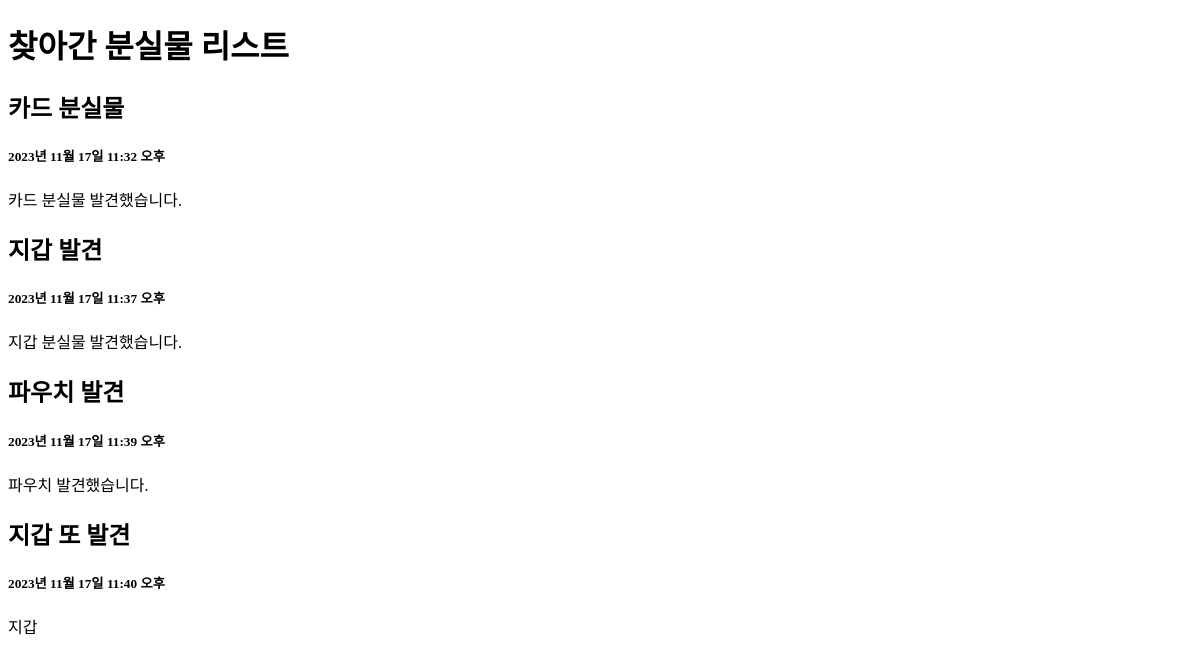
/message/complete_post/, run on an earlier commit of the app's database.
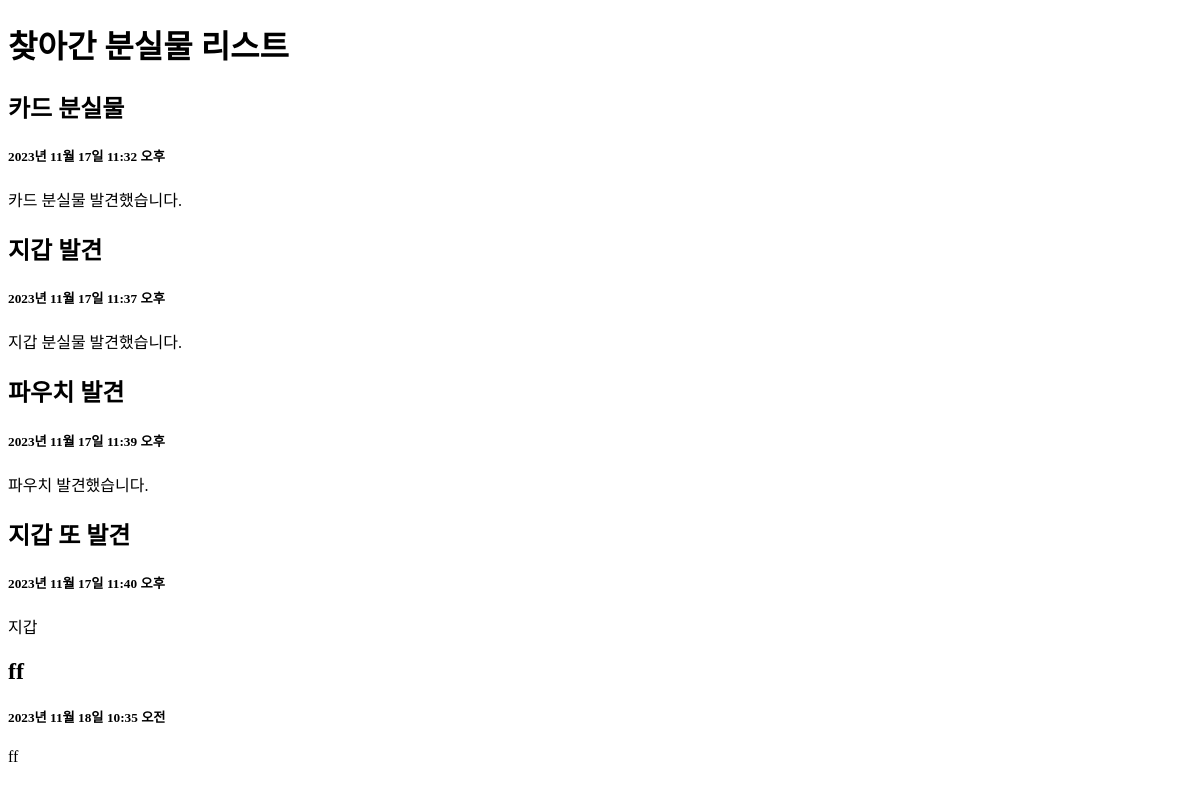
And on a later commit of the database.
### message/models.py (models this page shows, shortened)
class CompleteItem(models.Model):
    title = models.CharField(max_length=20)
    created_at = models.DateTimeField(auto_now_add=True)
    content = models.TextField()

### message/views.py (the view)
# urls.py: path('complete_post/', views.completeList.as_view()),
class completeList(ListView):
    model = CompleteItem
    template_name = 'message/completeItem.html'

### message/templates/message/completeItem_list.html (shortened to what this page needs)
<!DOCTYPE html>
<html lang="en">
<head>
</head>
<body>
    <h1>찾아간 분실물 리스트</h1>
    {% for item in object_list %}
    <h2>{{ item.title }}</h2>
    <h5>{{ item.created_at }}</h5>
    <p>{{ item.content }}</p>
    {% endfor %}
</body>
</html>

What changed in the data, as far as the page shows it:
added CompleteItem: title "ff", created_at "2023년 11월 18일 10:35 오전", content "ff"
